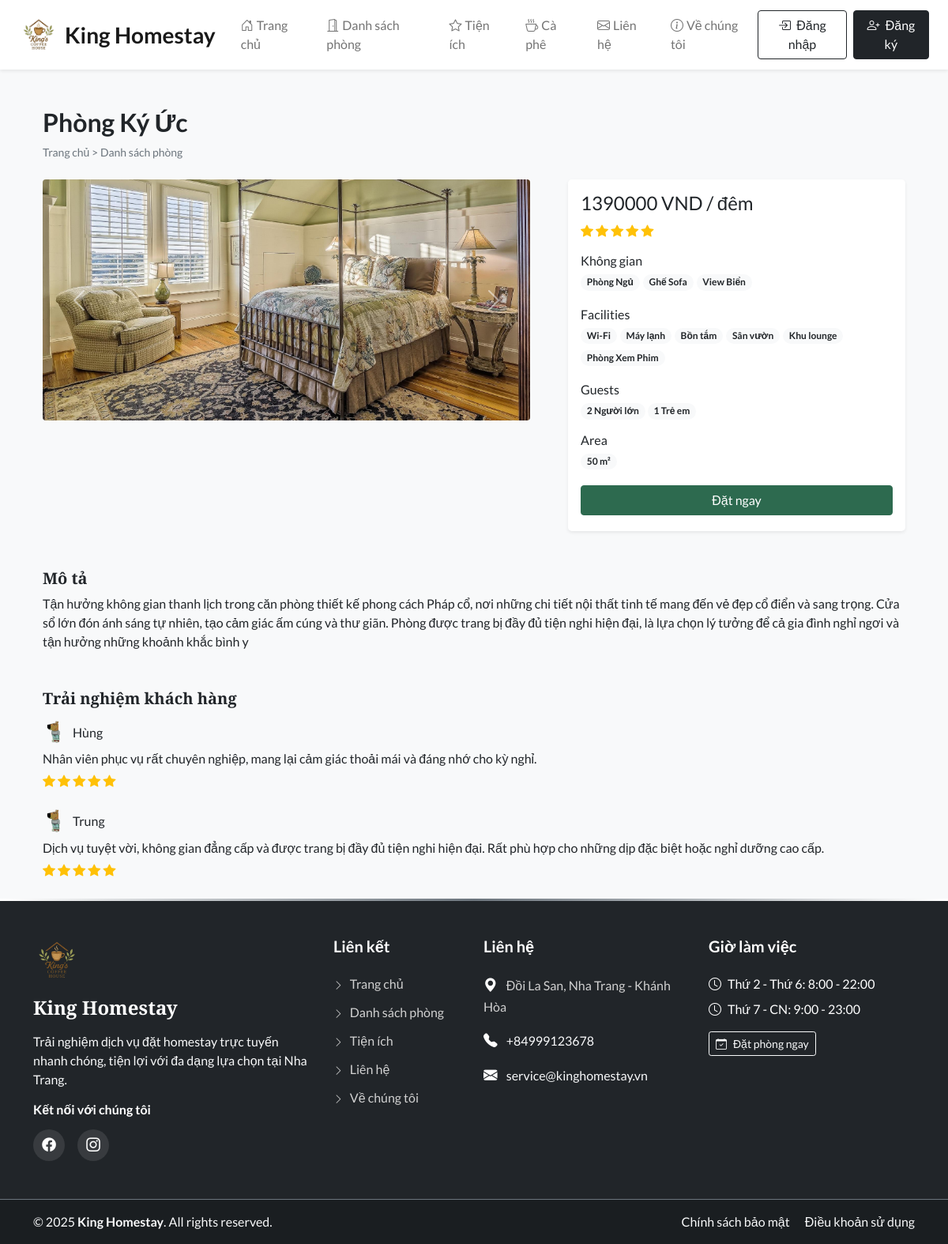
The page /room_details.php?id=5 on the database as committed earlier.
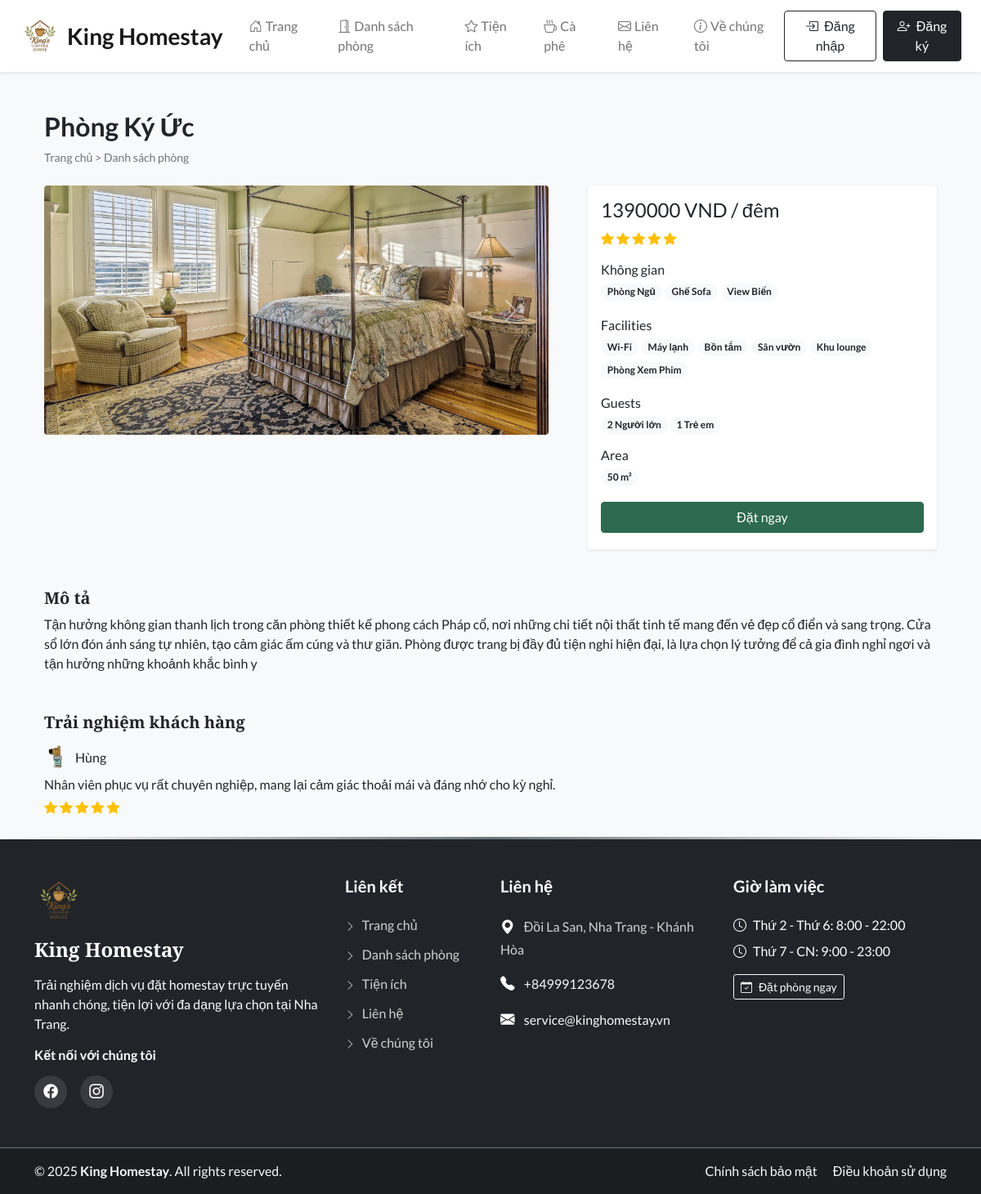
The same page on the database as committed later.
### tables this page shows
CREATE TABLE `room_images` (
  `sr_no` int(11) NOT NULL,
  `room_id` int(11) NOT NULL,
  `image` varchar(150) NOT NULL,
  `thumb` tinyint(4) NOT NULL DEFAULT 0
);

CREATE TABLE `features` (
  `id` int(11) NOT NULL,
  `name` varchar(50) NOT NULL
);

CREATE TABLE `facilities` (
  `id` int(11) NOT NULL,
  `icon` varchar(100) NOT NULL,
  `name` varchar(50) NOT NULL,
  `description` varchar(250) NOT NULL
);

CREATE TABLE `rating_review` (
  `sr_no` int(11) NOT NULL,
  `booking_id` int(11) NOT NULL,
  `room_id` int(11) NOT NULL,
  `user_id` int(11) NOT NULL,
  `rating` int(11) NOT NULL,
  `review` varchar(200) NOT NULL,
  `seen` int(11) NOT NULL DEFAULT 0,
  `datentime` datetime NOT NULL DEFAULT current_timestamp()
);

CREATE TABLE `user_cred` (
  `id` int(11) NOT NULL,
  `name` varchar(100) NOT NULL,
  `email` varchar(150) NOT NULL,
  `address` varchar(120) NOT NULL,
  `phonenum` varchar(100) NOT NULL,
  `pincode` int(11) NOT NULL,
  `dob` date NOT NULL,
  `profile` varchar(100) NOT NULL DEFAULT 'avt.jpg',
  `password` varchar(200) NOT NULL,
  `token` varchar(200) DEFAULT NULL,
  `t_expire` date DEFAULT NULL,
  `status` int(11) NOT NULL DEFAULT 1,
  `datentime` datetime NOT NULL DEFAULT current_timestamp()
);

### admin/inc/db_config.php (called while the page is built, shortened)
<?php
  function select($sql, $values, $datatypes) {
    $con = $GLOBALS['con'];
    if($stmt = mysqli_prepare($con, $sql)){
      mysqli_stmt_bind_param($stmt, $datatypes, ...$values);
      if(mysqli_stmt_execute($stmt)){
        $res = mysqli_stmt_get_result($stmt);
        return $res;
      }
      else{
        mysqli_stmt_close($stmt);
        die("Query cannot be executed - Execute");
      }
    }
    else{
      die("Query cannot be executed - Select");
    }
  }
?>

### room_details.php (the view, shortened to what the changed rows need)
<!DOCTYPE html>
<html lang="en">
<head>
  <?php require('inc/links.php'); ?>
</head>
<body class="bg-light">
  <?php
    $data = filteration($_GET);
    $room_res = select("SELECT * FROM `rooms` WHERE `id`=? AND `status`=? AND `removed`=?",[$data['id'],1,0],'iii');
    $room_data = mysqli_fetch_assoc($room_res);
  ?>
  <div class="container">
    <div class="row">
      <div class="col-12 my-5 mb-4 px-4">
        <h2 class="fw-bold"><?php echo $room_data['name'] ?></h2>
      </div>
      <div class="col-lg-7 col-md-12 px-4">
        <div id="roomCarousel" class="carousel slide" data-bs-ride="carousel">
          <div class="carousel-inner">
            <?php
              $room_img = ROOMS_IMG_PATH."thumbnail.jpg";
              $img_q = mysqli_query($con,"SELECT * FROM `room_images`
                WHERE `room_id`='$room_data[id]'");
              if(mysqli_num_rows($img_q)>0)
              {
                $active_class = 'active';
                while($img_res = mysqli_fetch_assoc($img_q))
                {
                  echo"
                    <div class='carousel-item $active_class'>
                      <img src='".ROOMS_IMG_PATH.$img_res['image']."' class='d-block w-100 rounded'>
                    </div>
                  ";
                  $active_class='';
                }
              }
              else{
                echo"<div class='carousel-item active'>
                  <img src='$room_img' class='d-block w-100'>
                </div>";
              }
            ?>
          </div>
        </div>
      </div>
      <div class="col-lg-5 col-md-12 px-4">
        <div class="card mb-4 border-0 shadow-sm rounded-3">
          <div class="card-body">
            <?php
              $rating_q = "SELECT AVG(rating) AS `avg_rating` FROM `rating_review`
                WHERE `room_id`='$room_data[id]' ORDER BY `sr_no` DESC LIMIT 20";
              $rating_res = mysqli_query($con,$rating_q);
              $rating_fetch = mysqli_fetch_assoc($rating_res);
              $rating_data = "";
              if($rating_fetch['avg_rating']!=NULL)
              {
                for($i=0; $i < $rating_fetch['avg_rating']; $i++){
                  $rating_data .="<i class='bi bi-star-fill text-warning'></i> ";
                }
              }
              echo<<<rating
                <div class="mb-3">
                  $rating_data
                </div>
              rating;
              $fea_q = mysqli_query($con,"SELECT f.name FROM `features` f
                INNER JOIN `room_features` rfea ON f.id = rfea.features_id
                WHERE rfea.room_id = '$room_data[id]'");
              $features_data = "";
              while($fea_row = mysqli_fetch_assoc($fea_q)){
                $features_data .="<span class='badge rounded-pill bg-light text-dark text-wrap me-1 mb-1'>
                  $fea_row[name]
                </span>";
              }
              echo<<<features
                <div class="mb-3">
                  <h6 class="mb-1">Không gian</h6>
                  $features_data
                </div>
              features;
              $fac_q = mysqli_query($con,"SELECT f.name FROM `facilities` f
                INNER JOIN `room_facilities` rfac ON f.id = rfac.facilities_id
                WHERE rfac.room_id = '$room_data[id]'");
              $facilities_data = "";
              while($fac_row = mysqli_fetch_assoc($fac_q)){
                $facilities_data .="<span class='badge rounded-pill bg-light text-dark text-wrap me-1 mb-1'>
                  $fac_row[name]
                </span>";
              }
              echo<<<facilities
                <div class="mb-3">
                  <h6 class="mb-1">Facilities</h6>
                  $facilities_data
                </div>
              facilities;
            ?>
          </div>
        </div>
      </div>
      <div class="col-12 mt-4 px-4">
        <div>
          <?php
            $review_q = "SELECT rr.*,uc.name AS uname, uc.profile, r.name AS rname FROM `rating_review` rr
              INNER JOIN `user_cred` uc ON rr.user_id = uc.id
              INNER JOIN `rooms` r ON rr.room_id = r.id
              WHERE rr.room_id = '$room_data[id]'
              ORDER BY `sr_no` DESC LIMIT 15";
            $review_res = mysqli_query($con,$review_q);
            $img_path = USERS_IMG_PATH;
            if(mysqli_num_rows($review_res)==0){
              echo 'No reviews yet!';
            }
            else
            {
              while($row = mysqli_fetch_assoc($review_res))
              {
                $stars = "<i class='bi bi-star-fill text-warning'></i> ";
                for($i=1; $i<$row['rating']; $i++){
                  $stars .= " <i class='bi bi-star-fill text-warning'></i>";
                }
                echo<<<reviews
                  <div class="mb-4">
                    <div class="d-flex align-items-center mb-2">
                      <img src="$img_path$row[profile]" class="rounded-circle" loading="lazy" width="30px">
                      <h6 class="m-0 ms-2">$row[uname]</h6>
                    </div>
                    <p class="mb-1">
                      $row[review]
                    </p>
                    <div>
                      $stars
                    </div>
                  </div>
                reviews;
              }
            }
          ?>
        </div>
      </div>
    </div>
  </div>
</body>
</html>

Rows that differ between the two databases and show on the page:
removed rating_review: user.profile (picture), user.name "Trung", review "Dịch vụ tuyệt vời, không gian đẳng cấp và được trang bị đầy đủ tiện nghi hiện đại. Rất phù hợp cho những dịp đặc biệt hoặc nghỉ dưỡng cao cấp.", rating 5 (drawn)
